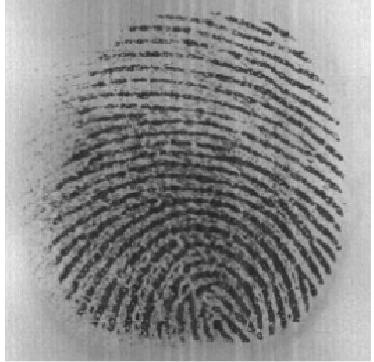
#> input picture assets/images/image.png, 374 x 362 px
$ python teste.py   (older library calls are emulated)
#> lines starting #> are read from the running program, lines starting #| are printed output that depends on the picture; after the words box and inside, x2 and y2 are one past the last pixel; in counts of white or black regions, pixels touching at a corner belong together
import cv2
import numpy as np
import os

# Caminho de entrada e saída
img_path = "assets/images/image.png"
output_dir = "assets/outputs"
os.makedirs(output_dir, exist_ok=True)

# 1. Carregar imagem em escala de cinza
img = cv2.imread(img_path, cv2.IMREAD_GRAYSCALE)
#> img is the input picture: shape (362, 374); min 33, max 255, mean 139.6
cv2.imwrite(os.path.join(output_dir, "original.jpg"), img)

# 2. Filtro Gaussiano para reduzir ruído
blurred = cv2.GaussianBlur(img, (5, 5), 0)
cv2.imwrite(os.path.join(output_dir, "gaussiano.jpg"), blurred)

# 3. Realce adaptativo (CLAHE)
clahe = cv2.createCLAHE(clipLimit=2.0, tileGridSize=(8,8))
enhanced = clahe.apply(blurred)
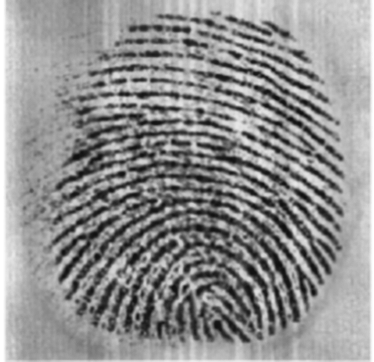
#> enhanced: shape (362, 374); min 14, max 255, mean 144.2
cv2.imwrite(os.path.join(output_dir, "realce_adaptativo.jpg"), enhanced)

# 4. Banco de filtros de Gabor
def gabor_filter_bank(img, ksize=31, sigma=7, lambd=12, gamma=0.5):
#> called with ksize = 31, sigma = 7, lambd = 12, gamma = 0.5
    thetas = [0, np.pi/4, np.pi/2, 3*np.pi/4]  # 4 direções principais
    accum = np.zeros_like(img, dtype=np.float32)
    for theta in thetas:
        kernel = cv2.getGaborKernel((ksize, ksize), sigma, theta, lambd, gamma, 0, ktype=cv2.CV_32F)
        fimg = cv2.filter2D(img, cv2.CV_8UC3, kernel)
        accum = np.maximum(accum, fimg)
#> this loop made 4 passes
#> pass 1, in gabor_filter_bank, `fimg = cv2.filter2D(img, cv2.CV_8UC3, kernel)`:
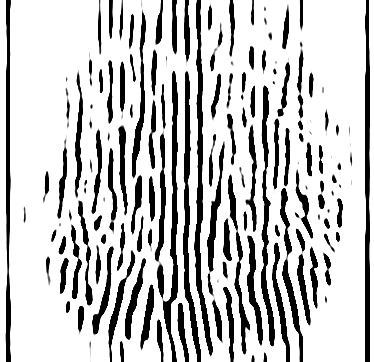
#> fimg: shape (362, 374); min 0, max 255, mean 199.1
#> pass 2, in gabor_filter_bank, `fimg = cv2.filter2D(img, cv2.CV_8UC3, kernel)`:
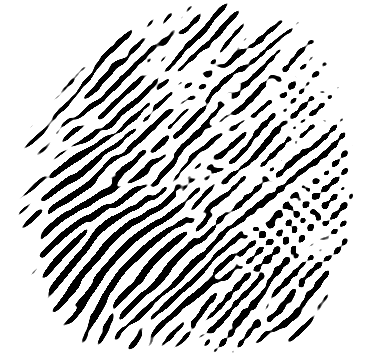
#> fimg: shape (362, 374); min 0, max 255, mean 200.9
#> pass 2, in gabor_filter_bank, `accum = np.maximum(accum, fimg)`:
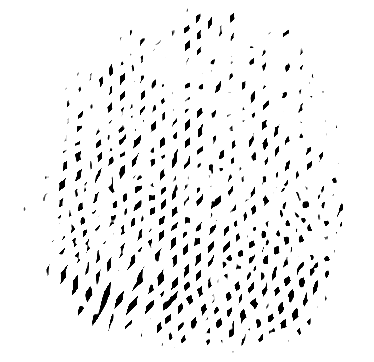
#> accum: shape (362, 374) float32; min 0, max 255, mean 239.7
#> after the loop:
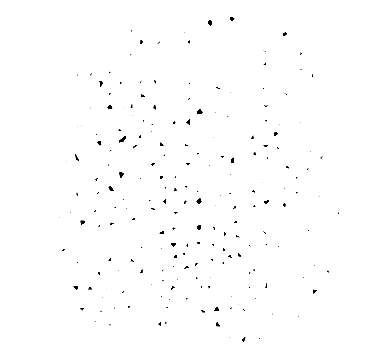
#> accum: shape (362, 374) float32; min 0, max 255, mean 253.4
    return cv2.normalize(accum, None, 0, 255, cv2.NORM_MINMAX).astype(np.uint8)

gabor_normalized = gabor_filter_bank(enhanced)
cv2.imwrite(os.path.join(output_dir, "gabor.jpg"), gabor_normalized)

# 5. Binarização com Otsu
_, binary = cv2.threshold(gabor_normalized, 0, 255, cv2.THRESH_BINARY + cv2.THRESH_OTSU)
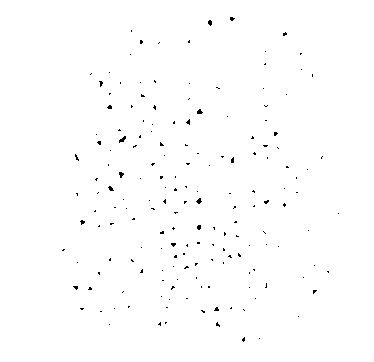
#> binary: shape (362, 374); 99.4% white; black in thin lines or dots, all inside (x1, y1, x2, y2) = (62, 17, 339, 342)
cv2.imwrite(os.path.join(output_dir, "binarizada.jpg"), binary)

$ run again, with assets/images/deltaandcore.png copied over assets/images/image.png
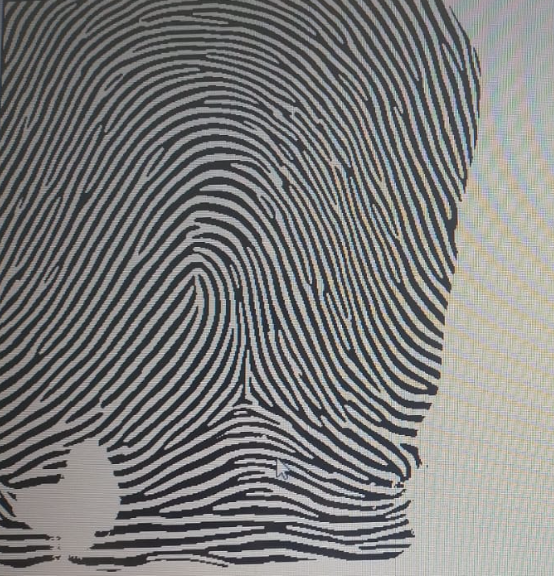
#> input picture assets/images/deltaandcore.png, 554 x 576 px
#> `enhanced = clahe.apply(blurred)`:
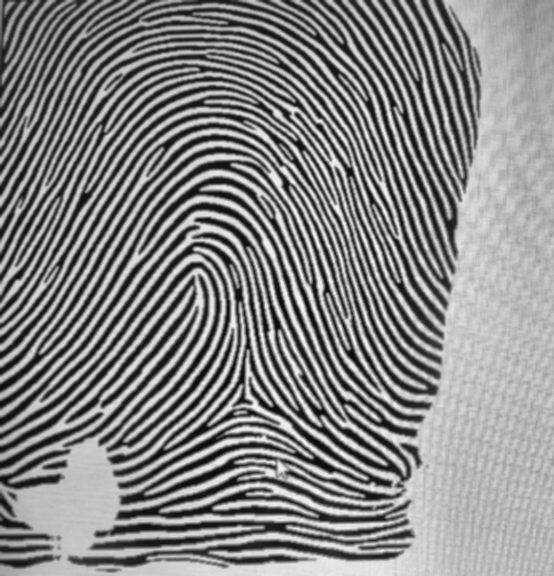
#> enhanced: shape (576, 554); min 10, max 244, mean 134
#> after the loop in gabor_filter_bank, `for theta in thetas:`:
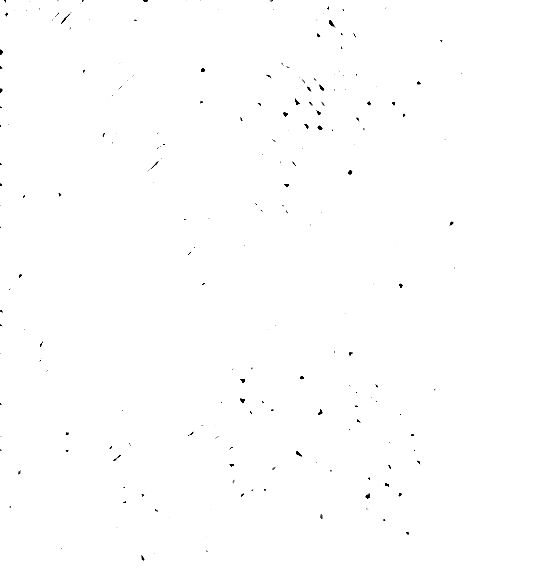
#> accum: shape (576, 554) float32; min 0, max 255, mean 254.4
#> binary: shape (576, 554); 99.8% white; black in thin lines or dots, all inside (x1, y1, x2, y2) = (0, 0, 453, 561)

$ run again, with assets/images/fingerprint.jpeg saved as assets/images/image.png
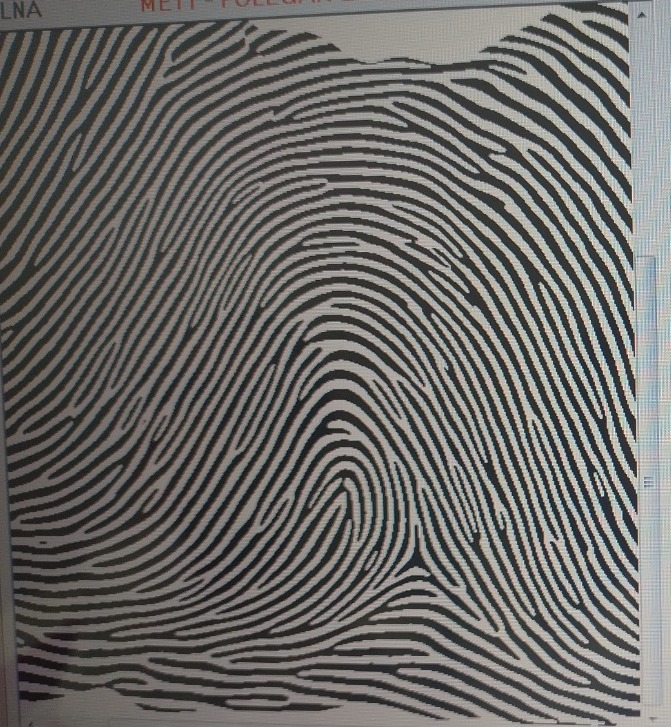
#> input picture assets/images/fingerprint.jpeg, 671 x 727 px
#> `enhanced = clahe.apply(blurred)`:
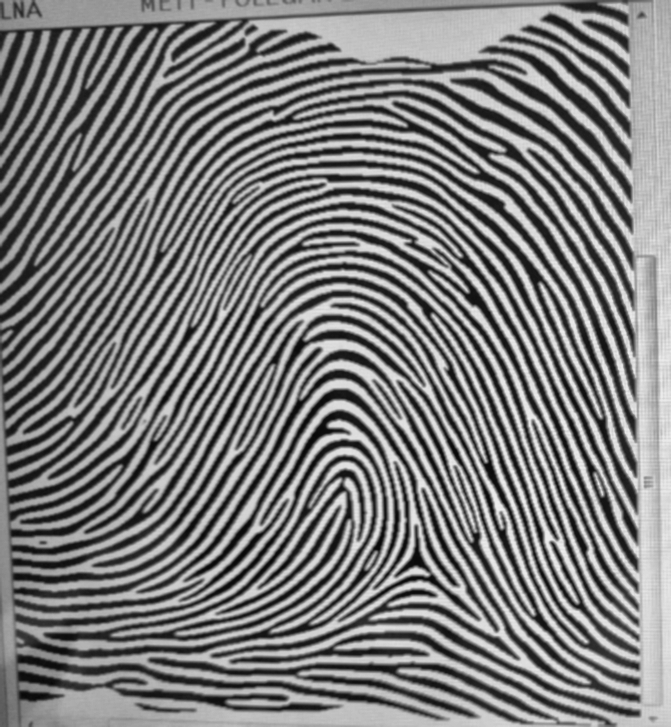
#> enhanced: shape (727, 671); min 7, max 239, mean 125.4
#> after the loop in gabor_filter_bank, `for theta in thetas:`:
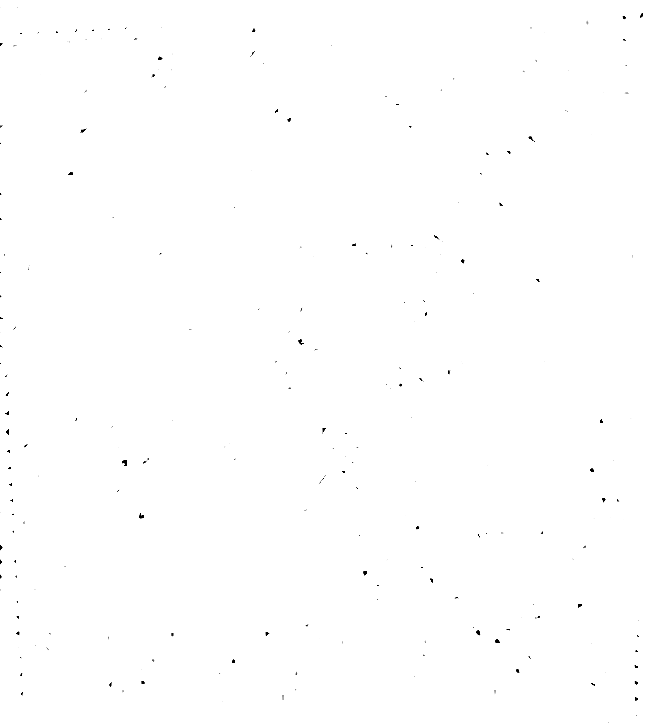
#> accum: shape (727, 671) float32; min 0, max 255, mean 254.6
#> binary: shape (727, 671); 99.8% white; black in thin lines or dots
